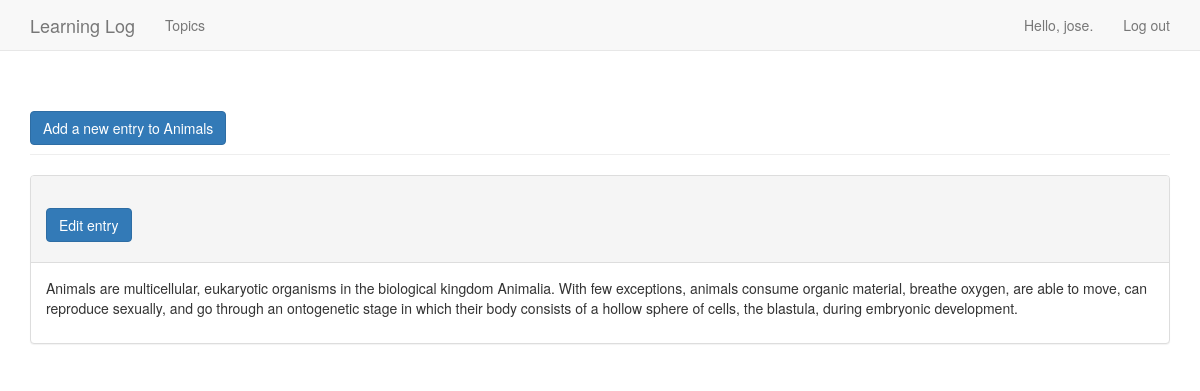
The page /topics/12/ (signed in) on the database its author committed.
### learning_logs/models.py (models this page shows, shortened)
class Topic(models.Model):
    text = models.CharField(max_length=200)
    date_added = models.DateTimeField(auto_now_add=True)
    owner = models.ForeignKey(User, on_delete=models.SET_NULL, null=True)
    def __str__(self) -> str:
        return self.text

class Entry(models.Model):
    topic = models.ForeignKey(Topic, on_delete=models.SET_NULL, null=True)
    text = models.TextField()
    date_added = models.DateTimeField(auto_now_add=True)
    class Meta:
        verbose_name_plural = 'Entries'

### learning_logs/views.py (the view)
# urls.py: path('topics/<int:topic_id>/', views.topic, name='topic'), # Página de detalhes para um único assunto
@login_required(login_url='users:login', redirect_field_name='next')
def topic(request, topic_id):
    topic = Topic.objects.get(id=topic_id)
    check_topic_owner(request, topic)
    entries = topic.entry_set.order_by('-date_added')
    context = {'topic': topic, 'entries': entries}
    return render(request, 'learning_logs/pages/topic.html', context)

### utils/check_topic_owner.py (called while the page is built)
def check_topic_owner(request, topic):
    if topic.owner != request.user:
        raise Http404

### learning_logs/templates/learning_logs/pages/topic.html (shortened to what this page needs)
{% extends 'learning_logs/pages/base.html' %}
{% block header %}
    <a href="{% url 'learning_logs:new_entry' topic.id %}">
        <button name="submit" class="btn btn-primary">Add a new entry to {{ topic }}</button>
    </a>
{% endblock header %}
{% block content %}
    {% for entry in entries %}
        <div class="panel panel-default">
            <div class="panel-heading">
                <h3>
                    <small>
                        <a href="{% url 'learning_logs:edit_entry' entry.id %}">
                            <button name="submit" class="btn btn-primary">Edit entry</button>
                        </a>
                    </small>
                </h3>
            </div>
            <div class="panel-body">
                {{ entry.text|linebreaks }}
            </div>
        </div>
    {% empty %}
        <li>No topics have been added yet.</li>
    {% endfor %}
{% endblock content %}

### learning_logs/templates/learning_logs/pages/base.html (shortened to what this page needs)
{% load bootstrap3 %}
<!DOCTYPE html><html lang="en">
<head>
    {% bootstrap_css %}
</head>
<body>
    <nav class="navbar navbar-default navbar-static-top"> <div class="container">
        <div class="navbar-header">
            <a class="navbar-brand" href="{% url 'learning_logs:index' %}">Learning Log</a>
        </div>
        <div id="navbar" class="navbar-collapse collapse">
        <ul class="nav navbar-nav">
            <li>
                <a href="{% url 'learning_logs:topics' %}">Topics</a>
            </li>
        </ul>
        <ul class="nav navbar-nav navbar-right">
            {% if user.is_authenticated %}
                <li><a>Hello, {{ user.username }}.</a></li> <li><a href="{% url 'users:logout' %}">Log out</a></li>
            {% else %}
                <li><a href="{% url 'users:register' %}">Register</a></li> <li><a href="{% url 'users:login' %}">Log in</a></li>
            {% endif %}
        </ul> </div>
        </div>
    </nav>
    <div class="container">
        <div class="page-header">
            {% block header %}{% endblock header %}
        </div>
        <div>
            {% block content %}{% endblock content %}
        </div>
    </div>
</body>
</html>

### rows shown on the page
Topic: text "Animals"
Entry: text "Animals are multicellular, eukaryotic organisms in the biological kingdom Animalia. With few exceptions, animals consume organic material, breathe oxygen, are able to move, can reproduce sexually, and go through an ontogenetic stage in which their body consists of a hollow sphere of cells, the blastula, during embryonic development."

### other values the page prints
{{ user.username }} "jose"
